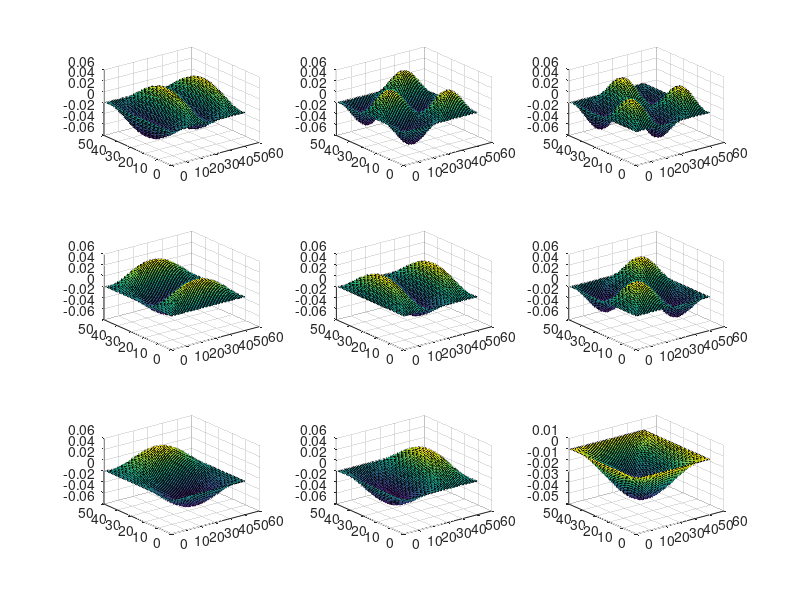

This figure's MATLAB source:
%ELEC4700 PA Feb 8,2018
clc
nx=50;
ny=51;
G=sparse(nx*ny,nx*ny);
B=zeros(1,nx*ny);
for i=1:nx
   for j = 1:ny
       n=j+(i-1)*ny;      
       if(i==1)
           G(n,:)=0;
           G(n,n)=1;
       elseif(i==nx)
           G(n,:)=0;
           G(n,n)=1;
       elseif(j==1)
           G(n,:)=0;
           G(n,n)=1;
       elseif(j==ny)
           G(n,:)=0;
           G(n,n)=1;
       else
            G(n,:)=0;
            G(n,n)=-4;
            G(n,n-1)=1;
            G(n,n+1)=1;
            G(n,n-ny)=1;
            G(n,n+ny)=1;
       end
   end
end
 
       
[E,D]=eigs(G,9,'SM');



[x,y]=sort(diag(D));

D=D(y,y);
E=E(:,y);

xscale=linspace(0,1,nx*ny);
% (xscale,E)
physical=zeros(50,50);
mode=1;
[physx,physy]=meshgrid(1:1:50,1:1:50);
for mode=1:9
    for i=1:nx
        for j=1:ny
            n=j+(i-1)*ny;
            physical(i,j)=E(n,mode);
            
        end
    end
        subplot(3,3,mode)
        surf(physical)
    
end


